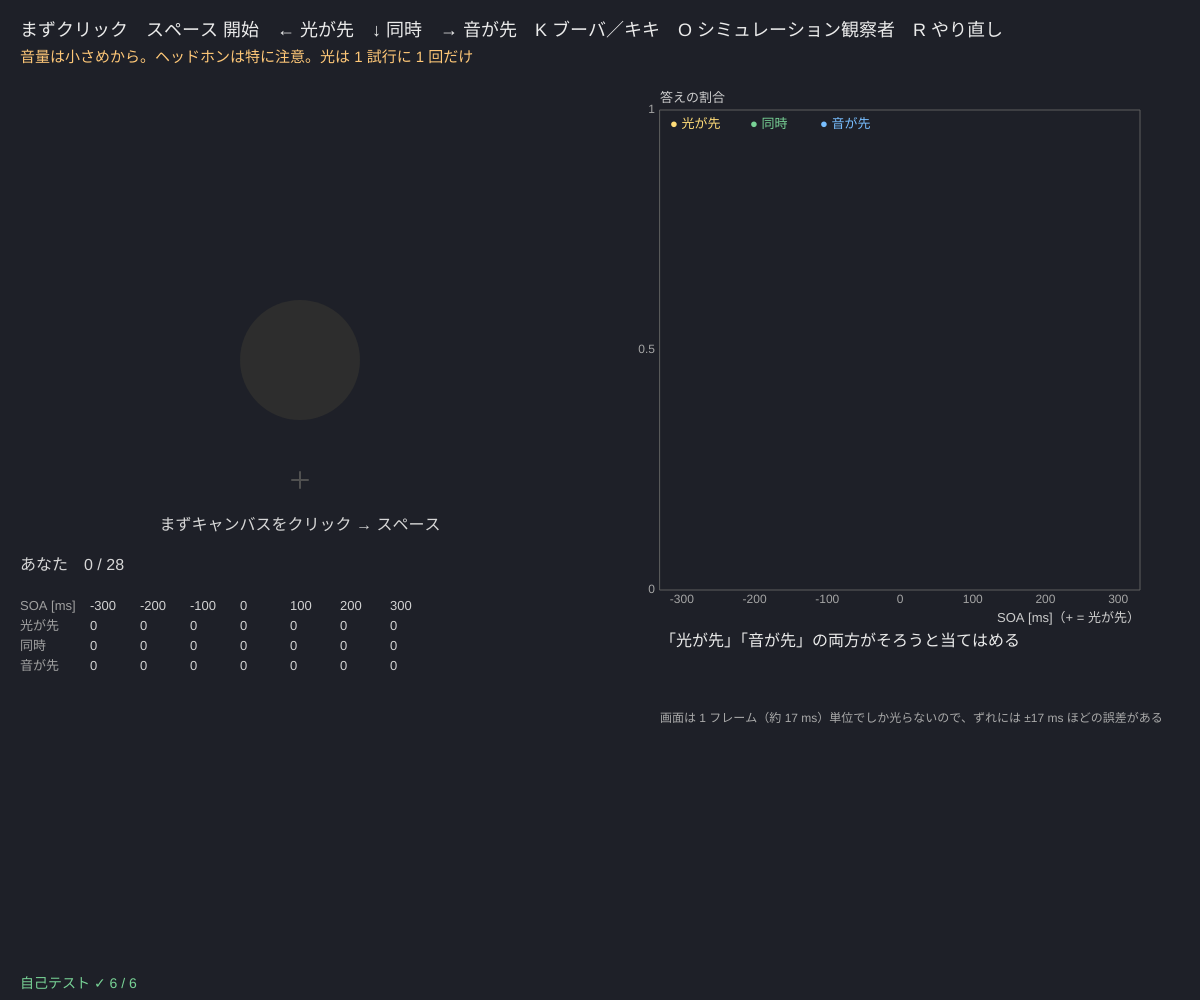
Frame 1 (no input)
Frame 60 (no input): identical to frame 1, image omitted
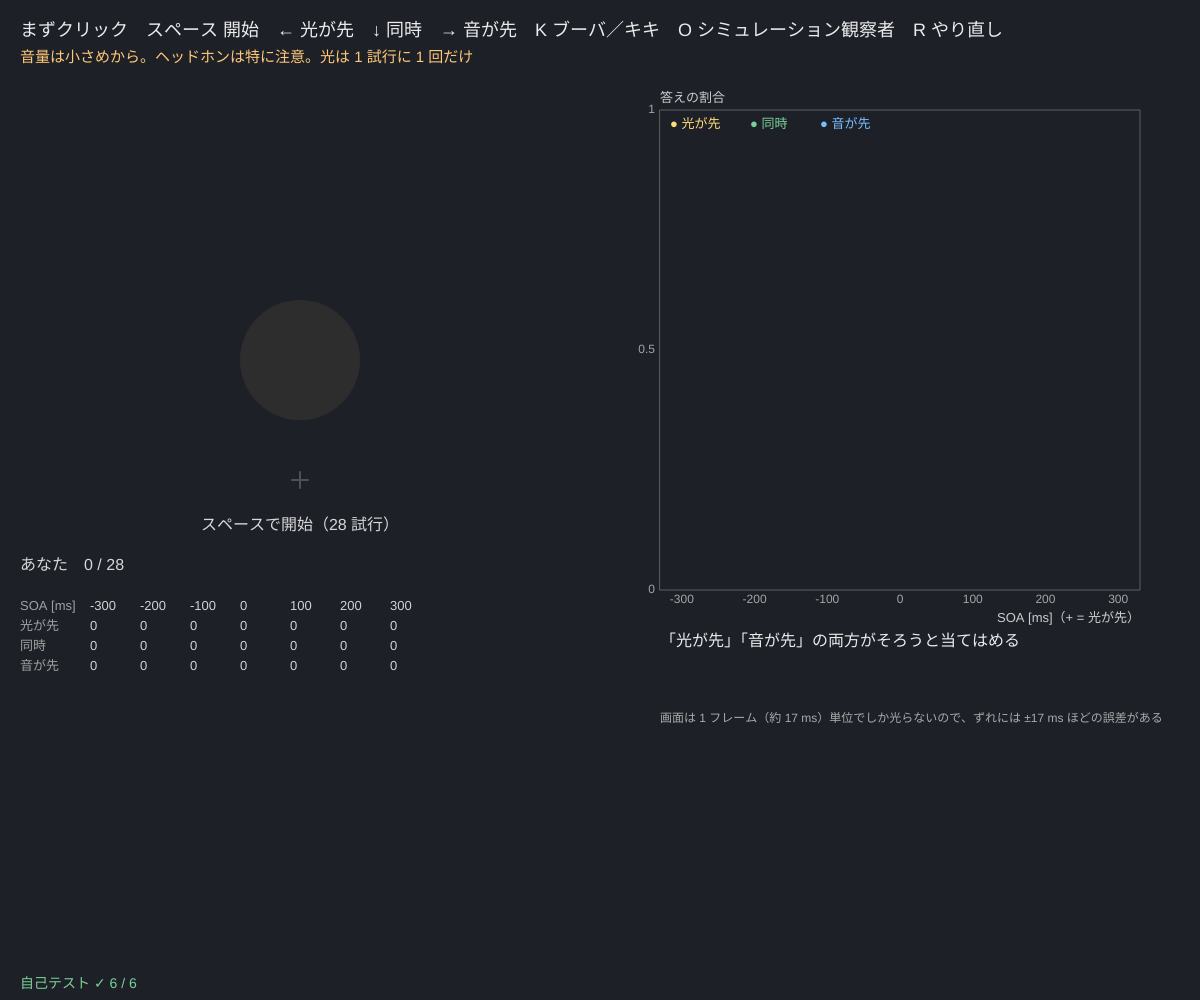
Frame 120 (the mouse pressed at the canvas centre since frame 60)

The p5.js sketch that drew these frames (run headless with seeded random() and noise() and a simulated clock; from frame 60 on, the mouse is pressed at the canvas centre):

// p5.js sketch
// ── sketch.js
// ============================================
// 14 音と光の同時性 ─ どれくらいずれていても「同時」に感じる？
// 白い円が 1 回だけ光り、短い音が 1 回鳴る。そのずれ（SOA）を −300〜+300 ms で変える（+ は光が先）
// 「光が先」「同時」「音が先」を答え、「光が先」「音が先」の割合にそれぞれロジスティック関数を最尤法で当てはめる
// 2 つの 50% 点の間が「同時に感じる窓」、そのまん中が主観的同時点（PSS）
// K = ブーバ／キキ（形と音の対応）のミニ課題
// まずクリック / スペース = 開始 / ← 光が先  ↓ 同時  → 音が先 / O = シミュレーション観察者 / R = やり直し
// 音量は小さめから。ヘッドホンは特に注意（全体の音量 MASTER は 0.2 以下）。光は 1 試行に 1 回だけ（1.5 秒以上あける）
// ============================================

const SOAS = [-300, -200, -100, 0, 100, 200, 300];   // ★ 光と音のずれ [ms]（+ = 光が先）
const REPS = 4;                        // ★ 1 つのずれの回数（7 × 4 = 28 試行）
const FLASH_MS = 80;                   // ★ 光っている時間 [ms]
const ITI = 1500;                      // ★ 次の試行までの間 [ms]（ゆっくり：点滅しない）
const SIM = { pss: 40, half: 100, sd: 70 };   // ★ シミュレーション観察者：同時点 40 ms、窓の半分 100 ms、ゆらぎ 70 ms
let order = [], ti = 0, cnt = [], phase = 'ready', tPhase = 0, flashAt = 0, simMode = false, simSeed = 1, fits = null;
let kk = { on: false, shapeLeft: 0, snd: 0, n: 0, match: 0, busy: 0 };   // ブーバ／キキ

function setup() {
  createCanvas(windowWidth, windowHeight);
  selfTest();
  resetData(false);
}
function resetData(sim) {
  simMode = sim; cnt = SOAS.map(() => ({ light: 0, same: 0, sound: 0 })); fits = null; seedRng(Date.now());
  order = []; for (let r = 0; r < REPS; r++) for (let i = 0; i < SOAS.length; i++) order.push(i);
  shuffleArr(order); ti = 0; phase = 'ready';
}
// 試行の時刻：基準 600 ms 後に、光と音のうち先のほう。もう一方は |SOA| 遅れる
function schedule(soa) { return { light: 600 + Math.max(0, -soa), sound: 600 + Math.max(0, soa) }; }
function startTrial() {
  if (ti >= order.length) { phase = 'done'; return; }
  let s = schedule(SOAS[order[ti]]), now = performance.now();
  flashAt = now + s.light;
  if (audioCtx) {
    let lat = (audioCtx.outputLatency || 0) + (audioCtx.baseLatency || 0);     // 音が出るまでの遅れの分だけ早めに予約
    beep(audioCtx.currentTime + Math.max(0.05, s.sound / 1000 - lat));
  }
  phase = 'trial'; tPhase = now;
}
function beep(t) { tone(700, t, 0.05, 0.5); }
function answer(r) {
  if (phase !== 'resp') return;
  cnt[order[ti]][r]++; ti++; refit(); phase = 'iti'; tPhase = performance.now();
}
function refit() {
  let xs = SOAS, ns = cnt.map((c) => c.light + c.same + c.sound);
  let fL = fitLogistic(xs, cnt.map((c) => c.light), ns, 0), fS = fitLogistic(xs, cnt.map((c) => c.sound), ns, 0);
  fits = fL.ok && fS.ok && fL.b > 0 && fS.b < 0 && fL.pse > fS.pse ? { fL, fS, pss: (fL.pse + fS.pse) / 2, win: fL.pse - fS.pse } : { fL, fS };
}
// シミュレーション観察者：感じたずれ = SOA − PSS + ゆらぎ。窓の外なら「光が先」「音が先」
function simAnswer(soa) { let e = soa - SIM.pss + SIM.sd * rndNormal(); return e > SIM.half ? 'light' : e < -SIM.half ? 'sound' : 'same'; }
function runSim(seed) { resetData(true); seedRng(seed); SOAS.forEach((s, i) => { for (let r = 0; r < 40; r++) cnt[i][simAnswer(s)]++; }); ti = order.length; phase = 'done'; refit(); }

// ---- ブーバ／キキ：丸い形ととがった形、やわらかい音と鋭い音
function playKK() {
  if (!audioCtx || millis() < kk.busy) return;   // 鳴っている間は重ねない
  kk.busy = millis() + 900;
  let t = audioCtx.currentTime + 0.05;
  if (kk.snd === 0) { tone(220, t, 0.35, 0.6); tone(180, t + 0.38, 0.4, 0.6); }          // 「ブーバ」：低く、長く
  else { tone(1300, t, 0.06, 0.4); tone(1600, t + 0.12, 0.06, 0.4); }                   // 「キキ」：高く、短く
}
function newKK() { kk.shapeLeft = rnd() < 0.5 ? 0 : 1; kk.snd = rnd() < 0.5 ? 0 : 1; }
function drawShape(type, cx, cy, r) {
  beginShape();
  for (let i = 0; i < 60; i++) {
    let a = (i / 60) * Math.PI * 2, rr = type === 0 ? r * (1 + 0.12 * Math.sin(3 * a) + 0.06 * Math.sin(5 * a)) : r * (i % 6 === 0 ? 1.15 : i % 3 === 0 ? 0.45 : 0.8);
    vertex(cx + rr * Math.cos(a), cy + rr * Math.sin(a));
  }
  endShape(CLOSE);
}

function draw() {
  background(30, 32, 40);
  fill(235); noStroke(); textSize(18);
  if (kk.on) return drawKK();
  text('まずクリック　スペース 開始　← 光が先　↓ 同時　→ 音が先　K ブーバ／キキ　O シミュレーション観察者　R やり直し', 20, 36);
  fill(255, 200, 120); textSize(15);
  text('音量は小さめから。ヘッドホンは特に注意。光は 1 試行に 1 回だけ', 20, 62);
  let now = performance.now();
  if (phase === 'trial' && now > tPhase + 600 + 400) phase = 'resp';
  if (phase === 'iti' && now > tPhase + ITI) startTrial();
  let cx = width * 0.25, cy = height * 0.36;
  stroke(80); strokeWeight(2); line(cx - 8, cy + 120, cx + 8, cy + 120); line(cx, cy + 112, cx, cy + 128);
  noStroke(); fill(phase !== 'ready' && now >= flashAt && now < flashAt + FLASH_MS ? 245 : 45); circle(cx, cy, 120);
  fill(215); textSize(16); textAlign(CENTER);
  let msg = { ready: simMode ? '' : (audioCtx ? 'スペースで開始（' + order.length + ' 試行）' : 'まずキャンバスをクリック → スペース'), resp: '← 光が先　↓ 同時　→ 音が先', done: simMode ? 'シミュレーション観察者（各 40 回、音も光も出さない）' : 'おつかれさま！ R でもう一度' }[phase] || '';
  text(msg, cx, cy + 170); textAlign(LEFT, BASELINE);
  text((simMode ? 'シミュレーション観察者' : 'あなた') + '　' + (simMode ? cnt.reduce((a, c) => a + c.light + c.same + c.sound, 0) + ' 回' : Math.min(ti, order.length) + ' / ' + order.length), 20, cy + 210);
  // ---- 表
  let ty = cy + 250; textSize(13); fill(160); text('SOA [ms]', 20, ty); text('光が先', 20, ty + 20); text('同時', 20, ty + 40); text('音が先', 20, ty + 60);
  SOAS.forEach((s, i) => { fill(210); let x = 90 + i * 50; text(s, x, ty); text(cnt[i].light, x, ty + 20); text(cnt[i].same, x, ty + 40); text(cnt[i].sound, x, ty + 60); });

  // ---- 割合のグラフ
  let g = { x: width * 0.55, y: 110, w: width * 0.4, h: height * 0.48, x0: -330, x1: 330, y0: 0, y1: 1 };
  plotAxes(g, 'SOA [ms]（+ = 光が先）', '答えの割合', SOAS, [0, 0.5, 1]);
  let cols = { light: color(255, 220, 120), same: color(120, 210, 150), sound: color(120, 190, 255) };
  if (fits && fits.fL.ok && fits.fS.ok) {
    let fL = fits.fL, fS = fits.fS;
    for (let k of ['light', 'sound', 'same']) {
      stroke(cols[k]); strokeWeight(2.5); let p = [];
      for (let s = -330; s <= 330; s += 5) { let v = k === 'light' ? fL.p(s) : k === 'sound' ? fS.p(s) : Math.max(0, 1 - fL.p(s) - fS.p(s)); p.push([gX(g, s), gY(g, v)]); }
      polyline(p);
    }
  }
  noStroke();
  SOAS.forEach((s, i) => { let c = cnt[i], n = c.light + c.same + c.sound; if (n) for (let k of ['light', 'same', 'sound']) { fill(cols[k]); circle(gX(g, s), gY(g, c[k] / n), 9); } });
  textSize(13); fill(cols.light); text('● 光が先', g.x + 10, g.y + 18); fill(cols.same); text('● 同時', g.x + 90, g.y + 18); fill(cols.sound); text('● 音が先', g.x + 160, g.y + 18);
  fill(235); textSize(16);
  let ry = g.y + g.h + 56;
  if (fits && fits.pss !== undefined) {
    stroke(235, 120); strokeWeight(1); line(gX(g, fits.fS.pse), g.y, gX(g, fits.fS.pse), g.y + g.h); line(gX(g, fits.fL.pse), g.y, gX(g, fits.fL.pse), g.y + g.h); noStroke();
    text('同時に感じる窓：' + fits.fS.pse.toFixed(0) + ' 〜 ' + fits.fL.pse.toFixed(0) + ' ms（幅 ' + fits.win.toFixed(0) + ' ms）', g.x, ry);
    text('主観的同時点 PSS = ' + fits.pss.toFixed(0) + ' ms（+ なら光が少し先のときに同時に感じる）', g.x, ry + 26);
  } else text('「光が先」「音が先」の両方がそろうと当てはめる', g.x, ry);
  if (simMode) { fill(120, 200, 140); textSize(14); text('本当の値：PSS = ' + SIM.pss + ' ms、窓 = ' + (SIM.pss - SIM.half) + ' 〜 ' + (SIM.pss + SIM.half) + ' ms', g.x, ry + 52); }
  fill(170); textSize(12); text('画面は 1 フレーム（約 17 ms）単位でしか光らないので、ずれには ±17 ms ほどの誤差がある', g.x, ry + 76);
  fill(selfTestResults.every((r) => r.ok) ? color(120, 210, 150) : color(255, 90, 90)); textSize(14);
  text(selfTestLine(), 20, height - 12);
}
function drawKK() {
  text('ブーバ／キキ：スペースで音を聞いて、合うと思う形を ← 左 / → 右 で選ぶ　K でもどる', 20, 36);
  fill(255, 200, 120); textSize(15); text('音量は小さめから。ヘッドホンは特に注意', 20, 62);
  let cy = height * 0.42;
  fill(220, 200, 255); drawShape(kk.shapeLeft, width * 0.3, cy, 110); fill(150, 220, 255); drawShape(1 - kk.shapeLeft, width * 0.62, cy, 110);
  fill(235); textSize(17);
  text('いまの音：' + (kk.snd === 0 ? '低く長い音' : '高く短い音') + '（スペースで再生）', 20, height - 110);
  text(kk.n + ' 回中 ' + kk.match + ' 回、「低く長い音 = 丸い形」「高く短い音 = とがった形」を選んだ（' + (kk.n ? ((100 * kk.match) / kk.n).toFixed(0) : '-') + '%）', 20, height - 80);
  fill(selfTestResults.every((r) => r.ok) ? color(120, 210, 150) : color(255, 90, 90)); textSize(14);
  text(selfTestLine(), 20, height - 12);
}

function mousePressed() { startAudio(); }
function keyPressed() {
  startAudio();
  if (key === 'k' || key === 'K') { kk.on = !kk.on; newKK(); return false; }
  if (kk.on) {
    if (key === ' ') playKK();
    if (key === LEFT_ARROW || key === RIGHT_ARROW) { let pick = key === LEFT_ARROW ? kk.shapeLeft : 1 - kk.shapeLeft; kk.n++; if (pick === kk.snd) kk.match++; newKK(); }
    return false;
  }
  if (key === ' ' && phase === 'ready') startTrial();
  if (key === LEFT_ARROW) answer('light');
  if (key === DOWN_ARROW) answer('same');
  if (key === RIGHT_ARROW) answer('sound');
  if (key === 'o' || key === 'O') runSim(++simSeed);
  if (key === 'r' || key === 'R') resetData(false);
  return false;
}

// ---- 自己テスト（音も光も出さない）
function selfTest() {
  selfTestResults = [];
  check('予定の時刻：音の時刻 − 光の時刻 = SOA（どのずれでも）', SOAS.every((s) => { let q = schedule(s); return q.sound - q.light === s; }));
  check('光は 1 試行に 1 回、間は 1.5 秒以上 → 1 Hz 未満（3 Hz より十分ゆっくり）', 1000 / (ITI + 600) < 1 && FLASH_MS < 200);
  let ns = SOAS.map(() => 1000), kL = SOAS.map((s) => 1000 / (1 + Math.exp(-(s - 120) / 30))), f = fitLogistic(SOAS, kL, ns, 0);
  check('割合がロジスティックの上にあれば 50% 点 120 ms を復元', f.ok && near(f.pse, 120, 1e-3));
  seedRng(52); let c = SOAS.map(() => ({ light: 0, same: 0, sound: 0 })); SOAS.forEach((s, i) => { for (let r = 0; r < 400; r++) c[i][simAnswer(s)]++; });
  let n = c.map((q) => q.light + q.same + q.sound), fL = fitLogistic(SOAS, c.map((q) => q.light), n, 0), fS = fitLogistic(SOAS, c.map((q) => q.sound), n, 0);
  check('シミュレーション観察者（各 400 回）：PSS ≈ 40 ms（±12）', near((fL.pse + fS.pse) / 2, SIM.pss, 12));
  check('窓の幅 ≈ 200 ms（±25）', near(fL.pse - fS.pse, 2 * SIM.half, 25));
  check('音量の上限：全体 MASTER ≤ 0.2', MASTER <= 0.2);
  reportSelfTest();
}

// ---------- やってみよう ----------
// 1. 28 試行で自分の窓と PSS を出そう。PSS は 0 より光が先（+）？ 音が先（−）？
// 2. 遠くの花火は光が先に見えるのに、同時と感じることがある？ 窓の幅から考えよう（音は 1 秒に約 340 m）
// 3. 隣の人と窓の幅を比べよう。音楽やゲームをする人は狭い？
// 4. K のブーバ／キキで何 % が「丸い形 = 低く長い音」になった？ クラス全体で集計しよう
// 5. 動画の音ずれは何 ms から気になる？ 窓の幅と比べよう


// ==================================================
// ここから下は「心理物理の道具」（中身は読まなくても OK。消さないでね）
// ==================================================
// ---- 種つきの乱数（同じ種なら毎回同じ列）。シミュレーション観察者と自己テストで使う
let rngState = 1;
function seedRng(s) { rngState = (s >>> 0) || 1; }
function rnd() {                       // 0〜1 の一様乱数（mulberry32）
  rngState = (rngState + 0x6d2b79f5) >>> 0;
  let t = rngState;
  t = Math.imul(t ^ (t >>> 15), t | 1);
  t ^= t + Math.imul(t ^ (t >>> 7), t | 61);
  return ((t ^ (t >>> 14)) >>> 0) / 4294967296;
}
function rndNormal() { let u = 1 - rnd(), v = rnd(); return Math.sqrt(-2 * Math.log(u)) * Math.cos(2 * Math.PI * v); }   // 標準正規分布
function shuffleArr(a) { for (let i = a.length - 1; i > 0; i--) { let j = Math.floor(rnd() * (i + 1)), t = a[i]; a[i] = a[j]; a[j] = t; } return a; }
function clampv(v, a, b) { return v < a ? a : v > b ? b : v; }
// ---- 正規分布：Φ（累積分布）と z（その逆関数。二分法で数値的に解く）
function erfA(x) {                     // 誤差関数（Abramowitz & Stegun 7.1.26、誤差 1.5e-7 以下）
  let s = x < 0 ? -1 : 1; x = Math.abs(x);
  let t = 1 / (1 + 0.3275911 * x);
  let y = 1 - ((((1.061405429 * t - 1.453152027) * t + 1.421413741) * t - 0.284496736) * t + 0.254829592) * t * Math.exp(-x * x);
  return s * y;
}
function Phi(x) { return 0.5 * (1 + erfA(x / Math.SQRT2)); }
function zOf(p) {                      // Φ(z) = p となる z
  p = clampv(p, 1e-9, 1 - 1e-9);
  let lo = -9, hi = 9;
  for (let i = 0; i < 70; i++) { let m = (lo + hi) / 2; if (Phi(m) < p) lo = m; else hi = m; }
  return (lo + hi) / 2;
}
// 割合を 1/(2N) で補正（0 や 1 だと z が無限大になるので）
function rateFix(k, n) { return n > 0 ? clampv(k / n, 1 / (2 * n), 1 - 1 / (2 * n)) : 0.5; }
// ---- ロジスティック関数を最尤法で当てはめる
// p(x) = g + (1 − g) / (1 + e^−(a + b x))　g = 当て推量の正答率（Yes/No なら 0、2 肢強制選択なら 0.5）
// xs = 刺激の値、ks = 「はい／正答」の数、ns = 試行数。ニュートン法（フィッシャーのスコア法）で a, b を求める
// PSE = −a / b（ロジスティックの真ん中）、JND = ln3 / |b|（25% 点と 75% 点の幅の半分）
function fitLogistic(xs, ks, ns, g) {
  g = g || 0;
  let N = 0, mx = 0, vals = [];
  for (let i = 0; i < xs.length; i++) if (ns[i] > 0) { N += ns[i]; mx += ns[i] * xs[i]; if (vals.indexOf(xs[i]) < 0) vals.push(xs[i]); }
  if (N < 4 || vals.length < 2) return { ok: false };
  mx /= N;
  let sx = 0;
  for (let i = 0; i < xs.length; i++) sx += ns[i] * (xs[i] - mx) * (xs[i] - mx);
  sx = Math.sqrt(sx / N) || 1;
  const BMAX = 25;                     // 傾きの上限（全部そろった答えでも無限大にしない）
  let u = xs.map((x) => (x - mx) / sx), a = 0, b = 1;
  let P = (a, b, ui) => clampv(g + (1 - g) / (1 + Math.exp(-(a + b * ui))), 1e-9, 1 - 1e-9);
  let LL = (a, b) => { let s = 0; for (let i = 0; i < u.length; i++) { let p = P(a, b, u[i]); s += ks[i] * Math.log(p) + (ns[i] - ks[i]) * Math.log(1 - p); } return s; };
  let it = 0;
  for (; it < 60; it++) {
    let Haa = 1e-6, Hab = 0, Hbb = 1e-6, ga = 0, gb = 0;
    for (let i = 0; i < u.length; i++) {
      if (ns[i] <= 0) continue;
      let L = 1 / (1 + Math.exp(-(a + b * u[i]))), p = P(a, b, u[i]), dp = (1 - g) * L * (1 - L);
      let w = (ns[i] * dp * dp) / (p * (1 - p)), sc = ((ks[i] - ns[i] * p) / (p * (1 - p))) * dp;
      Haa += w; Hab += w * u[i]; Hbb += w * u[i] * u[i]; ga += sc; gb += sc * u[i];
    }
    let det = Haa * Hbb - Hab * Hab;
    if (!(det > 1e-12)) break;
    let da = (Hbb * ga - Hab * gb) / det, db = (Haa * gb - Hab * ga) / det, t = 1, l0 = LL(a, b);
    let mag = Math.hypot(da, db); if (mag > 5) { da *= 5 / mag; db *= 5 / mag; }
    while (t > 1e-4 && LL(a + t * da, clampv(b + t * db, -BMAX, BMAX)) < l0 - 1e-12) t /= 2;
    a += t * da; b = clampv(b + t * db, -BMAX, BMAX);
    if (Math.abs(t * da) + Math.abs(t * db) < 1e-10) break;
  }
  let B = b / sx, A = a - (b * mx) / sx;
  if (!isFinite(A) || !isFinite(B) || Math.abs(B) < 1e-12) return { ok: false };
  return { ok: true, a: A, b: B, pse: -A / B, jnd: Math.log(3) / Math.abs(B), steep: Math.abs(b) >= BMAX * 0.999, iters: it, g,
           p: (x) => g + (1 - g) / (1 + Math.exp(-(A + B * x))) };
}
// ---- グラフの道具：g = { x, y, w, h, x0, x1, y0, y1, logx, logy }
function gX(g, v) { let t = g.logx ? (Math.log(v) - Math.log(g.x0)) / (Math.log(g.x1) - Math.log(g.x0)) : (v - g.x0) / (g.x1 - g.x0); return g.x + clampv(t, -0.02, 1.02) * g.w; }
function gY(g, v) { let t = g.logy ? (Math.log(v) - Math.log(g.y0)) / (Math.log(g.y1) - Math.log(g.y0)) : (v - g.y0) / (g.y1 - g.y0); return g.y + g.h - clampv(t, -0.02, 1.02) * g.h; }
function plotAxes(g, xl, yl, xt, yt) {
  stroke(95); strokeWeight(1); noFill(); rect(g.x, g.y, g.w, g.h);
  noStroke(); fill(165); textSize(12); textAlign(CENTER, TOP);
  for (let v of xt) text(+v.toPrecision(3), gX(g, v), g.y + g.h + 4);
  textAlign(RIGHT, CENTER);
  for (let v of yt) text(+v.toPrecision(3), g.x - 5, gY(g, v));
  textAlign(LEFT, BASELINE); fill(205); textSize(13);
  text(xl, g.x + g.w - textWidth(xl), g.y + g.h + 32); text(yl, g.x, g.y - 8);
}
function polyline(pts) {               // 点が 2 つ以上あるときだけ折れ線を描く
  if (pts.length < 2) return;
  noFill(); beginShape(); for (let p of pts) vertex(p[0], p[1]); endShape();
}
// ---- 自己テストの道具
let selfTestResults = [];
function check(name, cond) { selfTestResults.push({ name, ok: !!cond }); }
function near(a, b, tol) { return a !== null && a !== undefined && isFinite(a) && Math.abs(a - b) <= (tol === undefined ? 1e-9 : tol); }
function reportSelfTest() { for (let r of selfTestResults) (r.ok ? console.log : console.error)((r.ok ? '✓ ' : '✗ ') + r.name); }
function selfTestLine() { let n = selfTestResults.filter((r) => r.ok).length; return '自己テスト ' + (n === selfTestResults.length ? '✓ ' : '✗ ') + n + ' / ' + selfTestResults.length; }
// ---- 音を鳴らす道具（Web Audio。最初のクリックかキーで startAudio()）
// 音量の上限：全体の音量 MASTER は 0.2 以下（大きな音は出ない）。1 音の大きさ vol も 0〜1 に制限
const MASTER = 0.15;                   // ★ 全体の音量（0.2 以下にしておく）
let audioCtx = null, masterOut = null;
function startAudio() {
  if (!audioCtx) {
    audioCtx = new (window.AudioContext || window.webkitAudioContext)();
    masterOut = audioCtx.createGain(); masterOut.gain.value = Math.min(0.2, MASTER); masterOut.connect(audioCtx.destination);
  }
  audioCtx.resume();
}
// 1 音：周波数 f、開始 t0（audioCtx の時刻）、長さ dur 秒、大きさ vol（0〜1）。立ち上がりと終わりは 15 ms でなめらかに
function tone(f, t0, dur, vol) {
  if (!audioCtx || !isFinite(f) || f <= 0 || !isFinite(vol)) return;
  vol = clampv(vol, 0, 1); dur = clampv(dur, 0.03, 2);
  let o = audioCtx.createOscillator(), gn = audioCtx.createGain();
  o.type = 'sine'; o.frequency.value = clampv(f, 20, 12000);
  gn.gain.setValueAtTime(0, t0);
  gn.gain.linearRampToValueAtTime(vol, t0 + 0.015);
  gn.gain.setValueAtTime(vol, t0 + dur - 0.015);
  gn.gain.linearRampToValueAtTime(0, t0 + dur);
  o.connect(gn); gn.connect(masterOut); o.start(t0); o.stop(t0 + dur + 0.02);
}
function dbToGain(db) { return Math.pow(10, db / 20); }   // +6 dB ≈ 2 倍、−20 dB = 0.1 倍
